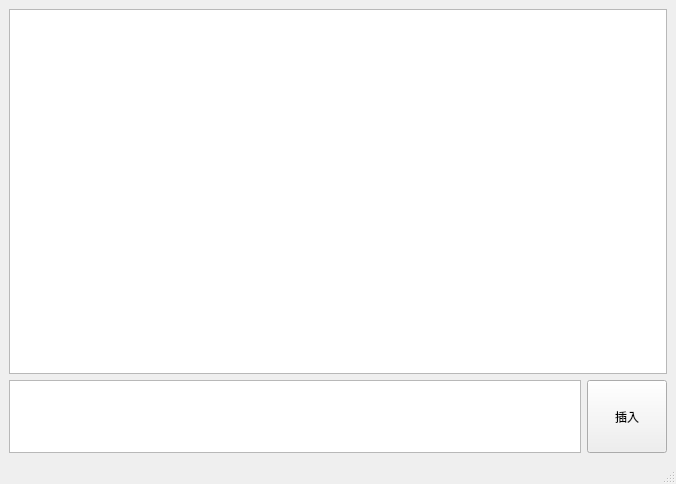
<?xml version="1.0" encoding="UTF-8"?>
<ui version="4.0">
 <class>MainWindow</class>
 <widget class="QMainWindow" name="MainWindow">
  <property name="geometry">
   <rect>
    <x>0</x>
    <y>0</y>
    <width>676</width>
    <height>484</height>
   </rect>
  </property>
  <property name="windowTitle">
   <string>MainWindow</string>
  </property>
  <widget class="QWidget" name="centralwidget">
   <layout class="QGridLayout" name="gridLayout" rowstretch="5,1">
    <property name="sizeConstraint">
     <enum>QLayout::SetDefaultConstraint</enum>
    </property>
    <property name="spacing">
     <number>6</number>
    </property>
    <item row="0" column="0">
     <widget class="QChartView" name="graphicsView"/>
    </item>
    <item row="1" column="0">
     <layout class="QHBoxLayout" name="horizontalLayout" stretch="5,0">
      <item>
       <widget class="QTextEdit" name="textEdit"/>
      </item>
      <item>
       <widget class="QPushButton" name="pushButton">
        <property name="sizePolicy">
         <sizepolicy hsizetype="Minimum" vsizetype="Minimum">
          <horstretch>0</horstretch>
          <verstretch>0</verstretch>
         </sizepolicy>
        </property>
        <property name="text">
         <string>插入</string>
        </property>
       </widget>
      </item>
     </layout>
    </item>
   </layout>
  </widget>
  <widget class="QMenuBar" name="menubar">
   <property name="geometry">
    <rect>
     <x>0</x>
     <y>0</y>
     <width>676</width>
     <height>23</height>
    </rect>
   </property>
  </widget>
  <widget class="QStatusBar" name="statusbar"/>
 </widget>
 <customwidgets>
  <customwidget>
   <class>QChartView</class>
   <extends>QGraphicsView</extends>
   <header location="global">QtCharts/QChartView</header>
  </customwidget>
 </customwidgets>
 <resources/>
 <connections/>
</ui>
